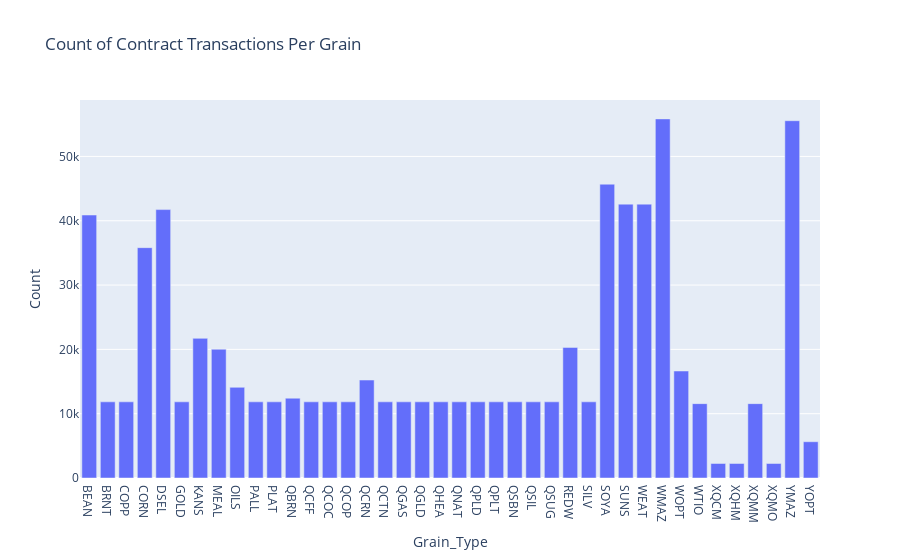

Notebook code cell kept with this figure:
### Code cell
# Plotting the count of records of transactions per grain type
px.bar(Transaction_Volume, x = 'Grain_Type', y = 'Count', title = 'Count of Contract Transactions Per Grain')

### Figure 1 — Plotly figure (JSON) as saved in the notebook; plotly's stock layout.template omitted (floating-point values rounded to 4 significant figures)
{"data": [{"alignmentgroup": "True", "hovertemplate": "Grain_Type=%{x}<br>Count=%{y}<extra></extra>", "legendgroup": "", "marker": {"color": "#636efa", "pattern": {"shape": ""}}, "name": "", "offsetgroup": "", "orientation": "v", "showlegend": false, "textposition": "auto", "type": "bar", "x": ["BEAN", "BRNT", "COPP", "CORN", "DSEL", "GOLD", "KANS", "MEAL", "OILS", "PALL", "PLAT", "QBRN", "QCFF", "QCOC", "QCOP", "QCRN", "QCTN", "QGAS", "QGLD", "QHEA", "QNAT", "QPLD", "QPLT", "QSBN", "QSIL", "QSUG", "REDW", "SILV", "SOYA", "SUNS", "WEAT", "WMAZ", "WOPT", "WTIO", "XQCM", "XQHM", "XQMM", "XQMO", "YMAZ", "YOPT"], "xaxis": "x", "y": [40890, 11844, 11844, 35814, 41736, 11844, 21714, 20022, 14100, 11844, 11844, 12408, 11844, 11844, 11844, 15228, 11844, 11844, 11844, 11844, 11844, 11844, 11844, 11844, 11844, 11844, 20304, 11844, 45684, 42582, 42582, 55836, 16638, 11562, 2256, 2256, 11562, 2256, 55554, 5640], "yaxis": "y"}], "layout": {"barmode": "relative", "legend": {"tracegroupgap": 0}, "title": {"text": "Count of Contract Transactions Per Grain"}, "xaxis": {"anchor": "y", "domain": [0, 1], "title": {"text": "Grain_Type"}}, "yaxis": {"anchor": "x", "domain": [0, 1], "title": {"text": "Count"}}}}
